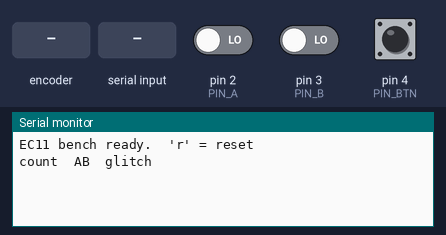
The sketch below on a simulated Arduino Uno, built with avr-gcc and run on an emulated ATmega328P. Shown: the last lines printed to the serial monitor. The test bench sets the inputs (shaded band); at power-on: pin 4 (PIN_BTN) HIGH, pin 2 (PIN_A) LOW, pin 3 (PIN_B) LOW.

Above: at 1.2 s.
1.3 s: rotary encoder on pin 2 (PIN_A) / pin 3 (PIN_B) turned 1 step (first pin leading)
At 2.6 s:
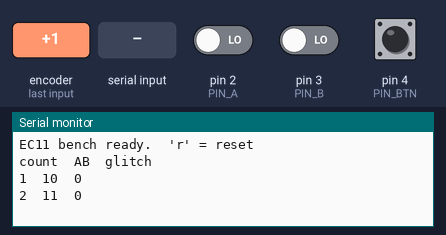
3.0 s: pin 4 (PIN_BTN) pulled LOW for 0.15 s
At 4.3 s:
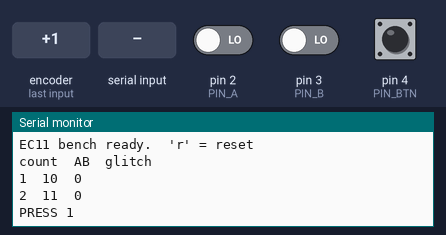
4.6 s: "r" received over Serial
At 5.0 s:
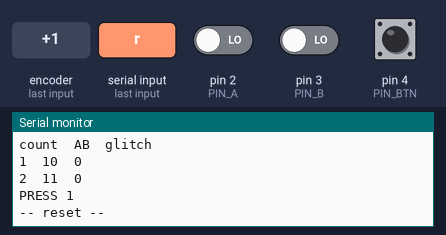
6.1 s: pin 4 (PIN_BTN) pulled LOW for 1 s
At 6.8 s:
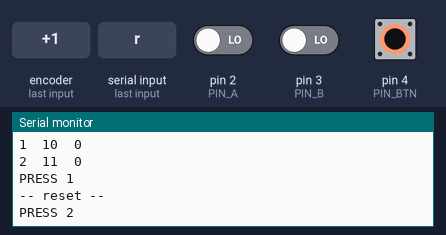
8.6 s: rotary encoder on pin 2 (PIN_A) / pin 3 (PIN_B) turned 1 step (first pin leading)
At 9.6 s:
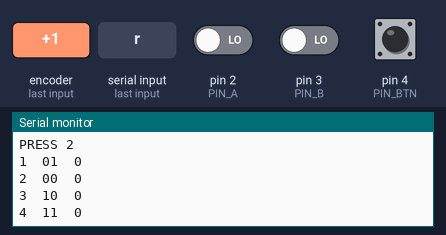
Timing chart, 0 to 11.3 s (numbered marks = the images above; inputs shaded):
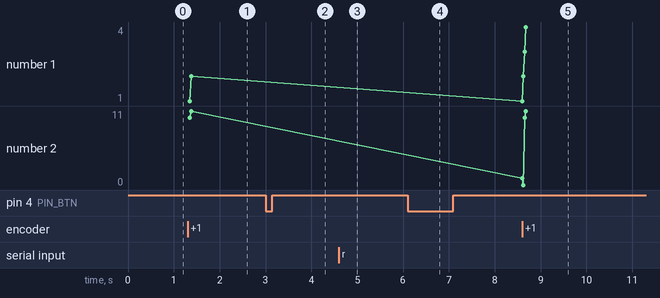

Measured:
- after the input at 1.3 s, the serial monitor: prints a new line after 0.05 s (image 1)
- after the input at 3.0 s, the serial monitor: prints a new line after 0.05 s (image 2)
- after the input at 4.6 s, the serial monitor: prints a new line at once (image 3)
- after the input at 6.1 s, the serial monitor: prints a new line after 0.05 s (image 4)
- after the input at 8.6 s, the serial monitor: prints a new line at once (image 5)
- plotted number 1: 2 → 4 after the input at 8.6 s

The sketch:

ec11.ino
```cpp
/*
 * DFRobot EC11 (SEN0235) 벤치마크 — Arduino UNO
 * 결선: A→D2, B→D3, C(버튼)→D4, VCC→5V, GND→GND
 * 시리얼 모니터 115200 baud. 명령: 'r' = 카운터 리셋
 */

const uint8_t PIN_A   = 2;   // INT0
const uint8_t PIN_B   = 3;   // INT1
const uint8_t PIN_BTN = 4;

// 4x 쿼드러처 디코더 테이블: index = (이전 AB << 2) | 현재 AB
// 유효한 1스텝 전이 = ±1, 2비트 동시 점프(비정상) = 0
const int8_t QDEC[16] = {
   0, -1,  1,  0,
   1,  0,  0, -1,
  -1,  0,  0,  1,
   0,  1, -1,  0
};

volatile long    count    = 0;   // 엣지 단위 누적 카운트
volatile long    glitches = 0;   // 비정상 전이(누락/노이즈) 횟수
volatile uint8_t prevAB   = 0;

void onChange() {
  uint8_t ab = (digitalRead(PIN_A) << 1) | digitalRead(PIN_B);
  int8_t  step = QDEC[(prevAB << 2) | ab];
  if (step == 0 && ab != prevAB) glitches++;  // 한 번에 2비트 점프 = 비정상
  count += step;
  prevAB = ab;
}

void setup() {
  Serial.begin(115200);
  pinMode(PIN_A,   INPUT);   // 보드에 47K 풀업 내장 → 별도 INPUT_PULLUP 불필요
  pinMode(PIN_B,   INPUT);
  pinMode(PIN_BTN, INPUT);   // 버튼 라인도 풀업 내장 → 평소 HIGH
  prevAB = (digitalRead(PIN_A) << 1) | digitalRead(PIN_B);
  attachInterrupt(digitalPinToInterrupt(PIN_A), onChange, CHANGE);
  attachInterrupt(digitalPinToInterrupt(PIN_B), onChange, CHANGE);
  Serial.println(F("EC11 bench ready.  'r' = reset"));
  Serial.println(F("count\tAB\tglitch"));
}

void loop() {
  // --- 엔코더: 값이 바뀔 때만 출력 ---
  static long lastCount = 0;
  noInterrupts();                 // volatile 다중바이트 원자적 읽기
  long c = count, g = glitches;
  uint8_t ab = prevAB;
  interrupts();

  if (c != lastCount) {
    Serial.print(c);      Serial.print('\t');
    Serial.print(ab >> 1);        // A 비트
    Serial.print(ab & 1);         // B 비트
    Serial.print('\t');
    Serial.println(g);
    lastCount = c;
  }

  // --- 버튼: raw 엣지 + 이전 엣지로부터 간격(바운스 관찰) ---
  // static uint8_t       lastBtn   = HIGH;
  // static unsigned long lastEdge  = 0;
  // uint8_t btn = digitalRead(PIN_BTN);
  // if (btn != lastBtn) {
  //   unsigned long now = millis();
  //   Serial.print(F("BTN "));
  //   Serial.print(btn == LOW ? F("DOWN") : F("UP  "));
  //   Serial.print(F("  +"));
  //   Serial.print(now - lastEdge);
  //   Serial.println(F("ms"));
  //   lastEdge = now;
  //   lastBtn  = btn;
  // }

// --- 버튼: 양방향 디바운스 + 누름 엣지만 PRESS ---
  const unsigned long DEBOUNCE = 50;        // ms
  static uint8_t stableBtn = HIGH;          // 확정된 안정 상태
  static uint8_t lastRead  = HIGH;          // 직전 raw 읽기
  static unsigned long lastChange = 0;      // raw가 마지막으로 바뀐 시각
  static unsigned long pressCount = 0;

  uint8_t raw = digitalRead(PIN_BTN);
  if (raw != lastRead) {                     // raw가 흔들리면 타이머 리셋
    lastChange = millis();
    lastRead = raw;
  }
  if ((millis() - lastChange) > DEBOUNCE) {  // DEBOUNCE 동안 안정됐을 때만 확정
    if (raw != stableBtn) {                   // 안정 상태가 실제로 바뀌었으면
      stableBtn = raw;
      if (stableBtn == LOW) {                 // 누름 엣지에서만
        pressCount++;
        Serial.print(F("PRESS "));           // ← restart 자리
        Serial.println(pressCount);
      }
    }
  }

  // --- 시리얼 명령 ---
  if (Serial.available() && Serial.read() == 'r') {
    noInterrupts(); count = 0; glitches = 0; interrupts();
    lastCount = 0;
    Serial.println(F("-- reset --"));
  }
}
```
